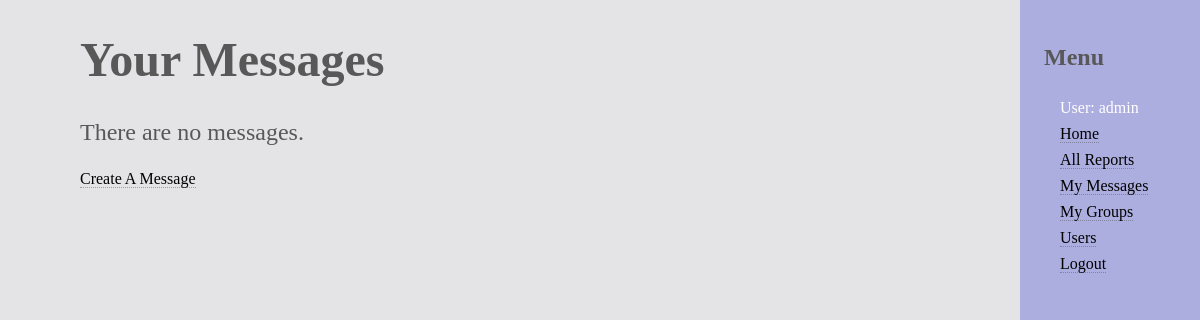
The app's page /catalog/mymessages/ (signed in), older data.
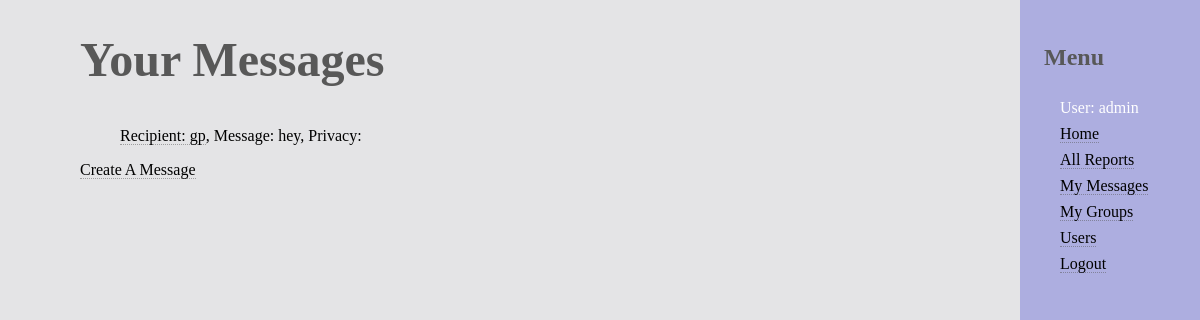
The same page, newer data.
### catalog/models.py (models this page shows, shortened)
class User(AbstractUser):
	username = models.CharField(max_length=200, default="none", unique=True)
	password = models.CharField(max_length=200, default="none")
	first_name = models.CharField(max_length=200, default="none")
	last_name = models.CharField(max_length=200, default="none")
	company = models.CharField(max_length=200, default="none")
	email = models.EmailField(max_length=200, default="none")
	user_type = models.CharField(max_length=10, default=1)
	is_suspended = models.BooleanField(default = False)

class Message(models.Model):
	recipient = models.ForeignKey(User, on_delete = models.CASCADE)
	message_body = models.TextField(help_text = "Enter your private message.")
	isItPrivate = models.BooleanField(default=True)
	def get_absolute_url(self):
		return reverse_lazy('message_detail', args=[str(self.id)])

### catalog/views.py (the view)
class MessagesByUserListView(LoginRequiredMixin,generic.ListView):
	model = Message
	template_name ='catalog/list_messages.html'
	paginate_by = 10

### catalog/templates/catalog/list_messages.html
{% extends "base_generic.html" %}
{% block content %}
    <h1>Your Messages</h1>
    {% if message_list %}
    <ul>
      {% for message in message_list %}
      <li>
        <a href="{{ message.get_absolute_url }}">Recipient: {{ message.recipient.username }}</a>,
         Message: {{ message.message_body }},
         Privacy: {{ message.privacy }}
      </li>
      {% endfor %}
    </ul>
    {% else %}
      <p>There are no messages.</p>
    {% endif %}
    {% if user.is_authenticated %}
    <a href="{% url 'create_message'%}">Create A Message</a>
    {% endif %}
{% endblock %}

### catalog/templates/base_generic.html (shortened to what this page needs)
<!DOCTYPE html>
<html lang="en">
<head>
  {% load static %}
  <link rel="stylesheet" href="{% static 'css/styles.css' %}">
</head>
<body>
  <div class="container-fluid">
    <div class="row">
      <div class="col-sm-2">
      {% block sidebar %}
      <nav id = "menu">
        <h2>Menu</h2>
       <ul>
          {% if user.is_authenticated and user.is_suspended == False %}
            <li>User: {{ user.get_username }}</li>
            <li><a href="{% url 'index' %}">Home</a></li>
            {% if user.user_type == 'Company' %}
              <li><a href="{% url 'my_reports' %}">My Reports</a></li>
            {% else %}
              <li><a href="{% url 'my_reports' %}">All Reports</a></li>
            {% endif %}
            <li><a href="{% url 'my_messages' %}">My Messages</a></li>
            <li><a href="{% url 'my_groups' %}">My Groups</a></li>
            {% if user.username == 'admin' %}
            <li><a href="{% url 'users' %}">Users</a></li>
            {% endif %}
            <li><a href="{% url 'logout'%}">Logout</a></li>
          {% else %}
            <li><a href="{% url 'index' %}">Home</a></li>
            <li><a href="{% url 'login'%}">Login</a></li>
            <li><a href="{% url 'signup'%}">Create An Account</a></li>
          {% endif %}
        </ul>
      </nav>
     {% endblock %}
      </div>
      <div class="col-sm-10 ">
      {% block content %}{% endblock %}
      </div>
    </div>
  </div>
</body>
</html>

### catalog/static/css/styles.css (style rules this page uses)
ul { list-style: none; margin-right: 1em; }
.col-sm-2 { float: right; background-color: white; }
.col-sm-10 { width: 85%; }
body { margin: 2em 5em; }
h1 { color: #585858; font-size: 3em; }
h2 { padding-left: 1em; padding-top: 1em; color: #585858; }
a { color: #585858; }
html { background-color: #E4E4E6; }
li { padding-top: 0.5em; font-size: 1em; font-color: white; }
#menu { -moz-transition: -moz-transform 0.45s ease, visibility 0.45s; -webkit-transition: -webkit-transform 0.45s ease, visibility 0.45s; -ms-transition: -ms-transform 0.45s ease, visibility 0.45s; position: fixed; top: 0; right: 0; width: 15%; max-width: 80%; height: 100%; -webkit-overflow-scrolling: touch; background: #585858; color: #ffffff; cursor: default; z-index: 10002; background-color: #ADAEE0; justify-content: right; }
a { -moz-transition: border-bottom-color 0.2s ease, color 0.2s ease; -webkit-transition: border-bottom-color 0.2s ease, color 0.2s ease; -ms-transition: border-bottom-color 0.2s ease, color 0.2s ease; transition: border-bottom-color 0.2s ease, color 0.2s ease; text-decoration: none; color: black; border-bottom: dotted 1px rgba(88, 88, 88, 0.5); }

Row changes from the older to the newer data that the page shows:
added Message: recipient.username "gp", message_body "hey"
Text that changed along with them:
text no longer shown: "There are no messages."
